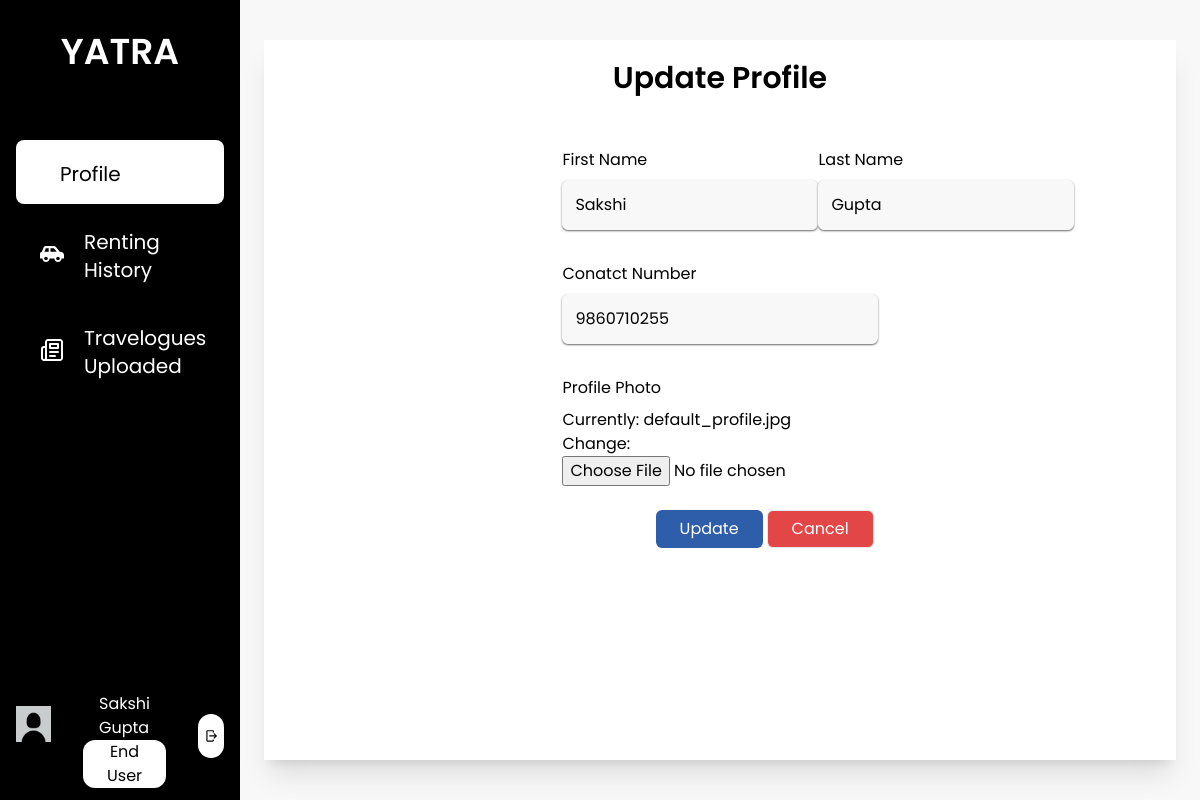
Page /enduser_update_profile/ (signed in) on the committed database.
### base/models.py (models this page shows, shortened)
class EndUser(models.Model):
    user = models.OneToOneField(User, on_delete=models.CASCADE, related_name="enduser")
    first_name = models.CharField(max_length=25)
    last_name = models.CharField(max_length=25)
    email = models.EmailField()
    phone_number = models.CharField(max_length=10)
    citizenship_id = models.CharField(max_length=20, null= True, blank=True)
    citizenship = models.ImageField(upload_to='enduser/profile',  default='default_photo.jpg')
    license_no = models.CharField(max_length=20, null= True, blank=True)
    license = models.ImageField(upload_to='enduser/profile',  default='default_photo.jpg')
    pic = models.ImageField(upload_to='enduser/profile', default='default_profile.jpg')
    is_approved = models.CharField(max_length=10, choices=status, default="Pending")
    is_blocked = models.BooleanField(default=False)

### base/decorators.py (the view)
        def wrapper_func(request, *args, **kwargs):
            group = None
            if request.user.groups.exists():
                group = request.user.groups.all()[0].name
            if group in allowed_roles:
                return view_func(request, *args, **kwargs)
            else:
                return render(request, '403.html', status=403)

### base/forms.py
class EndUserUpdateForm(forms.ModelForm):
    class Meta:
        model = EndUser
        fields = ['first_name', 'last_name', 'phone_number', 'pic']

### base/templatetags/user_group.py (called while the page is built)
@register.filter(name='has_group')
def has_group(user, group_name):
    return user.groups.filter(name=group_name).exists()

### base/views.py (called while the page is built, shortened)
@login_required
@allowed_users(allowed_roles=['enduser'])
def enduser_update_profile(request):
    enduser = request.user.enduser
    enduser_update_form = EndUserUpdateForm(instance=enduser)
    context = {
        'enduser_update_form': enduser_update_form
    }
    return render(request, 'enduser/enduser_update_profile.html', context)

### base/templates/enduser/enduser_update_profile.html (shortened to what this page needs)
{% extends 'base/base.html' %}
{% load static %}
{% load user_group %}
{% load widget_tweaks %}
{% block content%}
<div class="h-screen w-full px-6 py-10 bg-theme">
    <div class="bg-white h-full flex flex-col shadow-xl">
        <div class="p-3">
            <p class="text-center text-3xl font-semibold pt-2 pb-4">Update Profile</p>
            <div class="w-2/5 mx-auto items-center p-5">
                <form action="{% url 'enduser_update_profile' %}" method="post" enctype="multipart/form-data">
                    <div class="flex justify-between mt-4">
                        <div class="flex flex-col">
                            <label class="mb-2">First Name</label>
                            {% render_field enduser_update_form.first_name class="input-fields w-64 required"  %}
                        </div>
                        <div class="flex flex-col">
                            <label class="mb-2">Last Name</label>
                            {% render_field enduser_update_form.last_name class="input-fields w-64 required"  %}
                        </div>
                    </div>
                    <div class="flex flex-col mt-4">
                        <label class="mb-2">Conatct Number</label>
                        {% render_field enduser_update_form.phone_number class="input-fields w-full required"  %}
                    </div>
                    <div class="flex flex-col mt-4">
                        <label class="mb-2">Profile Photo</label>
                        <div>
                            {% render_field enduser_update_form.pic  %}
                        </div>
                    </div>
                    <div class="flex justify-end mt-6">
                        <button class="btn py-1.5 px-6" type="submit">Update</button>
                        <a href="{{request.META.HTTP_REFERER}}" class="bg-danger px-6 py-1.5 text-white rounded-md mx-1 border no-underline"> Cancel</a>
                    </div>
                </form>
            </div>
        </div>
    </div>
</div>
{% endblock content %}

### base/templates/base/base.html (shortened to what this page needs)
{% load static tailwind_tags %}
{% load user_group %}
<html lang="en">
<head>
    {% tailwind_css %}
</head>
<body class="font-poppins min-h-screen">
    <div class="flex flex-row">
        <div class="flex w-1/5 bg-black h-screen text-white">
            <div class="w-full relative">
                <div class="flex justify-center pb-8">
                    <a href="{% url 'home' %}" class="py-8">
                        <span class="text-4xl text-center font-semibold">YATRA</span>
                    </a>
                </div>
                {% if user|has_group:'enduser' %}
                <div class="text-xl">
                    {% with request.resolver_match.url_name as url_name %}
                    <ul class="px-4">
                        <a href="{% url 'enduser_profile' %}" class="nav-bar-items {% if url_name == 'enduser_profile' or url_name == 'enduser_update_profile' or url_name == 'enduser_upload_documents' %}active{% endif %}">
                            <li class="nav-bar-li">
                                Profile
                            </li>
                        </a>
                        <a href="{% url 'renting_history' %}" class="nav-bar-items {% if url_name == 'renting_history' %}active{% endif %}">
                            <img src="{% static 'images/Vehicle.svg' %}" alt="">
                            <li class="nav-bar-li">
                               Renting History
                            </li>
                        </a>
                        <a href="{% url 'travelogues_uploaded' %}" class="nav-bar-items {% if url_name == 'travelogues_uploaded' %}active{% endif %}">
                            <img src="{% static 'images/blog.svg' %}" alt="">
                            <li class="nav-bar-li ">
                               Travelogues Uploaded
                            </li>
                        </a>
                    </ul>
                    {% endwith %}
                </div>
                <div class="flex flex-row absolute bottom-0 justify-evenly py-3 px-4 w-full">
                    <a href="{% url 'enduser_profile' %}" class=" ">
                        <img src="{% static 'images/default_profile.jpg' %}" style="object-fit: contain" alt="" class="w-20 h-20 object-cover rounded-full ">
                    </a>
                    <div class="flex flex-col px-8 justify-evenly">
                        <p class="text-generalBackground px-4 mt-2 ">{{ user.enduser.first_name }} {{ user.enduser.last_name }}</p>
                        <p class="text-gray px-4 text-center rounded-xl bg-white text-black py-0.75 ">End User</p>
                    </div>
                    <div class="ml-auto my-auto flex-end p-1.5 bg-white rounded-full">
                        <a href="{% url 'logout' %}">
                            <img src="{% static 'images/logout.svg' %}" alt="" class="h-8">
                        </a>
                    </div>
                </div>
                {% endif %}
            </div>
        </div>
        <div class="flex w-4/5 h-screen relative overflow-y-auto">
            {% block content %}
            {% endblock content%}
        </div>
    </div>
</body>
</html>

### rows in the picture
EndUser: first_name "Sakshi", last_name "Gupta", phone_number "9860710255"

### other values in the picture
{{ user.enduser.first_name }} "Sakshi"
{{ user.enduser.last_name }} "Gupta"
